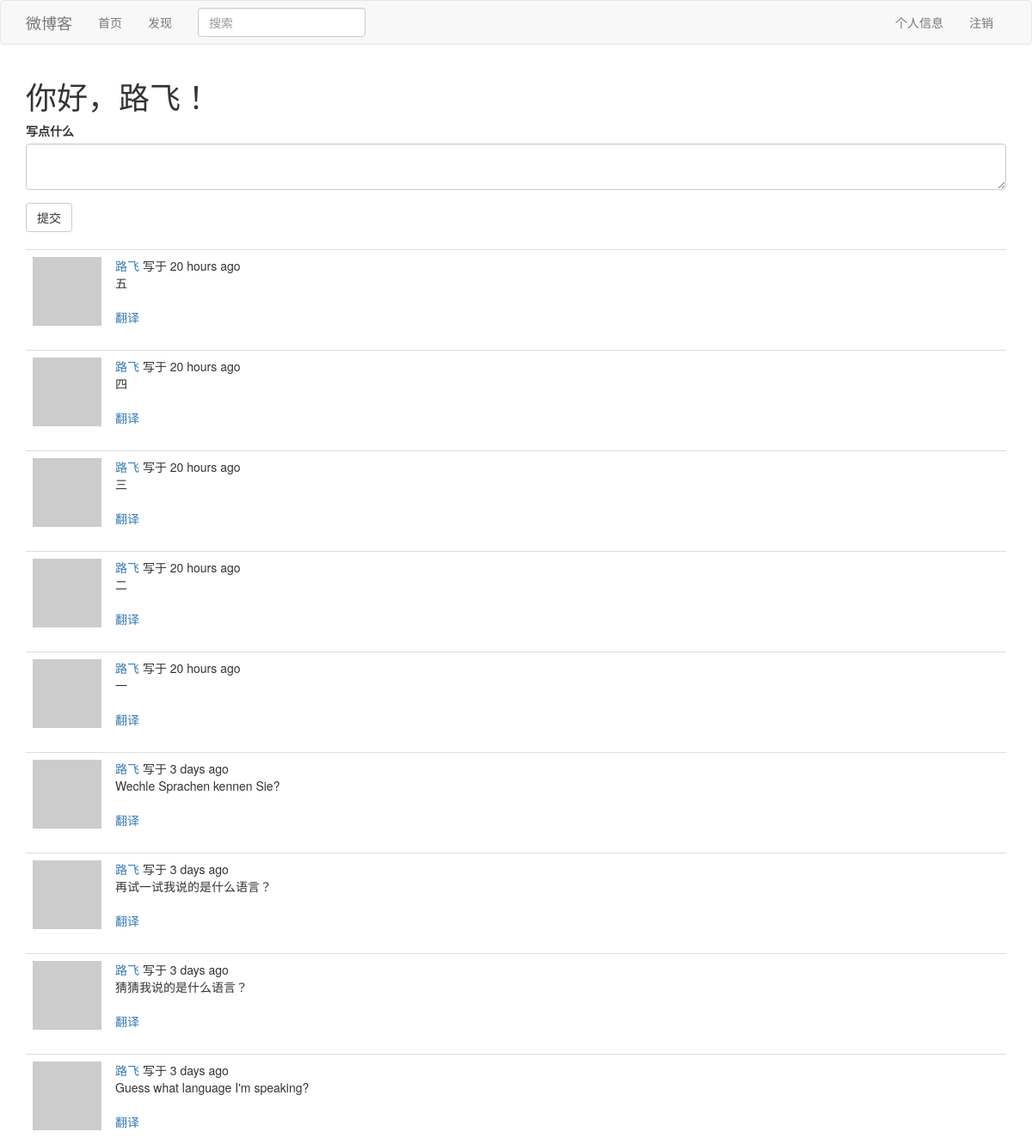
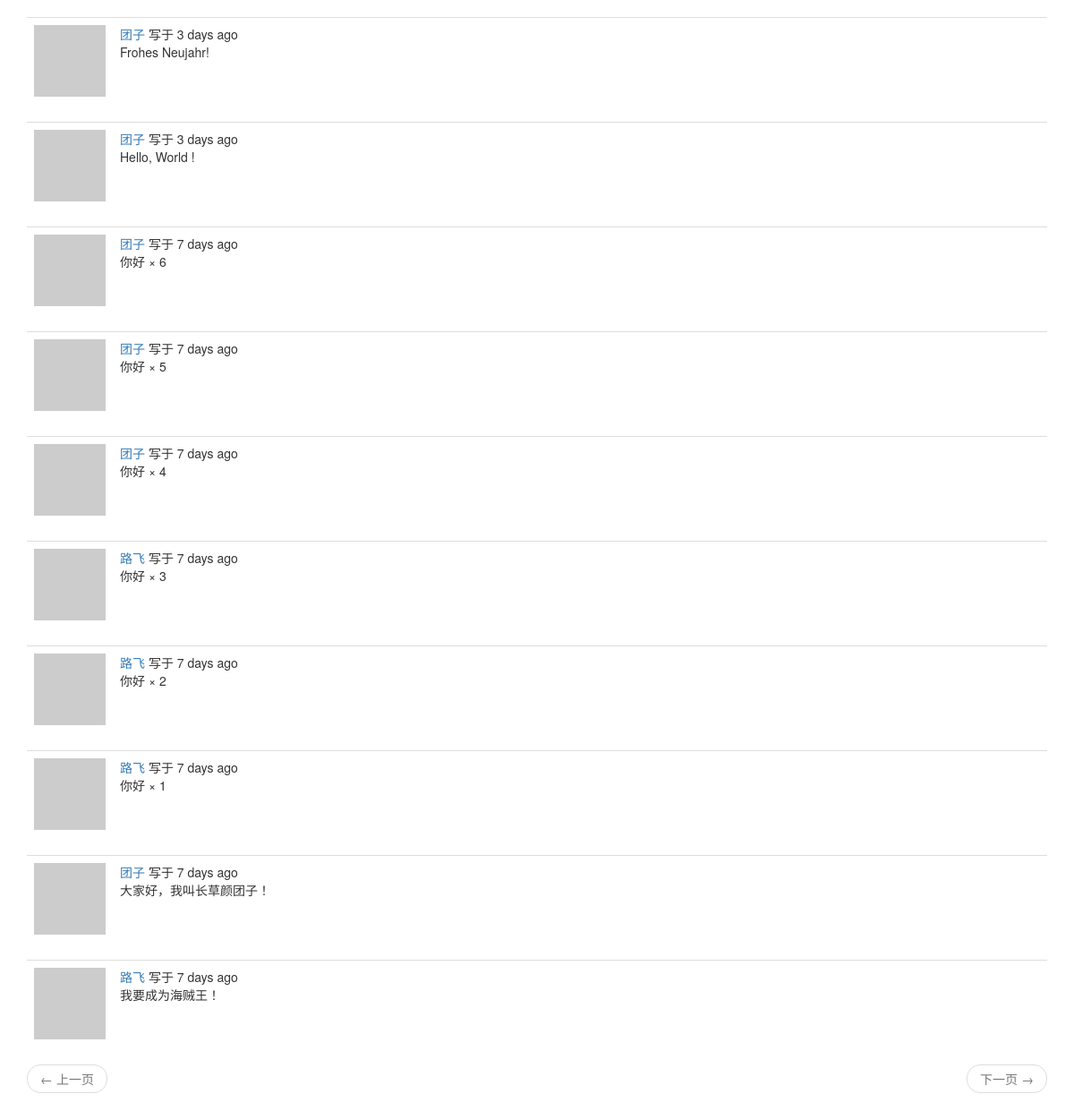
The app's page /index (signed in) with its own data (2 pictures, top to bottom).
### app/models.py (models this page shows, shortened)
class User(UserMixin, db.Model):
    id = db.Column(db.Integer, primary_key=True)
    username = db.Column(db.String(64), index=True, unique=True)
    email = db.Column(db.String(120), index=True, unique=True)
    password_hash = db.Column(db.String(128))
    posts = db.relationship('Post', backref='author', lazy='dynamic')
    about_me = db.Column(db.String(140))
    last_seen = db.Column(db.DateTime, default=datetime.utcnow)
    followed = db.relationship(
        'User', secondary=followers,
        primaryjoin=(followers.c.follower_id == id),
        secondaryjoin=(followers.c.followed_id == id),
        backref=db.backref('followers', lazy='dynamic'),
        lazy='dynamic')
    def avatar(self, size):
        digest = md5(self.email.lower().encode('utf-8')).hexdigest()
        return 'https://www.gravatar.com/avatar/{}?d=robohash&s={}'.format(
            digest, size)
    def followed_posts(self):
        followed = Post.query.join(
            followers, (followers.c.followed_id == Post.user_id)).filter(
            followers.c.follower_id == self.id)
        return followed.union(self.posts).order_by(Post.timestamp.desc())

class SearchableMixin(object):
    @classmethod
    def before_commit(cls, session):
        session._changes = {
            'add': list(session.new),
            'update': list(session.dirty),
            'delete': list(session.deleted)
        }
    @classmethod
    def after_commit(cls, session):
        for obj in session._changes['add']:
            if isinstance(obj, SearchableMixin):
                add_to_index(obj.__tablename__, obj)
        for obj in session._changes['update']:
            if isinstance(obj, SearchableMixin):
                add_to_index(obj.__tablename__, obj)
        for obj in session._changes['delete']:
            if isinstance(obj, SearchableMixin):
                remove_from_index(obj.__tablename__, obj)
        session._changes = None

class Post(SearchableMixin, db.Model):
    __searchable__ = ['body']
    id = db.Column(db.Integer, primary_key=True)
    body = db.Column(db.String(140))
    timestamp = db.Column(db.DateTime, index=True, default=datetime.utcnow)
    user_id = db.Column(db.Integer, db.ForeignKey('user.id'))
    language = db.Column(db.String(5))

### app/main/routes.py (the view, shortened to what this page needs)
@bp.route('/', methods=['GET', 'POST'])
@bp.route('/index', methods=['GET', 'POST'])
@login_required
def index():
    form = PostForm()
    page = request.args.get('page', 1, type=int)
    posts = current_user.followed_posts().paginate(
        page, current_app.config['POSTS_PER_PAGE'], False)
    next_url = url_for('main.index', page=posts.next_num) if posts.has_next else None
    prev_url = url_for('main.index', page=posts.prev_num) if posts.has_prev else None
    return render_template('index.html', title=_('首页'),
                           form=form, posts=posts.items,
                           next_url=next_url, prev_url=prev_url)

### app/main/forms.py
class SearchForm(FlaskForm):
    q = StringField(_l('搜索'), validators=[DataRequired()])
    def __init__(self, *args, **kwargs):
        if 'formdata' not in kwargs:
            kwargs['formdata'] = request.args
        if 'csrf_enabled' not in kwargs:
            kwargs['csrf_enabled'] = False
        super(SearchForm, self).__init__(*args, **kwargs)

class PostForm(FlaskForm):
    post = TextAreaField(_l('写点什么'), validators=[
        DataRequired(), Length(min=1, max=140)])
    submit = SubmitField(_l('提交'))

### app/main/routes.py (called while the page is built)
@bp.before_request
def before_request():
    if current_user.is_authenticated:
        current_user.last_seen = datetime.utcnow()
        db.session.commit()
        g.search_form = SearchForm()
    g.locale = str(get_locale())
    if g.locale == 'zh':
        g.locale = 'zh-cn'

### app/models.py (called while the page is built)
@login.user_loader
def load_user(id):
    return User.query.get(int(id))

### app/templates/index.html
{% extends 'base.html' %}
{% import 'bootstrap/wtf.html' as wtf %}
{% block app_content %}
    <h1>{{ _('你好，%(username)s！', username=current_user.username) }}</h1>
    {% if form %}
        {{ wtf.quick_form(form) }}
        <br/>
    {% endif %}
    {% for post in posts %}
        {% include '_post.html' %}
    {% endfor %}
    <nav aria-label="...">
        <ul class="pager">
            <li class="previous{% if not prev_url %} disabled{% endif %}">
                <a href="{{ prev_url or '#' }}">
                    <span aria-hidden="true">&larr;</span> {{ _('上一页') }}
                </a>
            </li>
            <li class="next{% if not next_url %} disabled{% endif %}">
                <a href="{{ next_url or '#' }}">
                    {{ _('下一页') }} <span aria-hidden="true">&rarr;</span>
                </a>
            </li>
        </ul>
    </nav>
{% endblock %}

### app/templates/_post.html (shortened to what this page needs)
<table class="table table-hover">
    <tr>
        <td width="70px">
            <a href="{{ url_for('main.user', username=post.author.username) }}">
                <img src="{{ post.author.avatar(36) }}">
            </a>
        </td>
        <td>
            {{ _('%(username)s 写于 %(when)s',
                    username=user_link,
                    when=moment(post.timestamp).fromNow()) }}
            <br/>
            <span id="post{{ post.id }}">{{ post.body }}</span>
            {% if post.language and post.language != g.locale %}
                {% if not g.locale.startswith(post.language) %}
                    <br/>
                    <br/>
                    <span id="translation{{ post.id }}">
                        <a href="javascript:translate(
                                    '#post{{ post.id }}',
                                    '#translation{{ post.id }}',
                                    '{{ post.language }}',
                                    '{{ g.locale }}');">
                            {{ _('翻译') }}
                        </a>
                    </span>
                {% endif %}
            {% endif %}
        </td>
</table>

### records on screen
Post: body "五"
Post: body "四"
Post: body "三"
Post: body "二"
Post: body "一"
Post: body "Wechle Sprachen kennen Sie?"
Post: body "再试一试我说的是什么语言？"
Post: body "猜猜我说的是什么语言？"
Post: body "Guess what language I'm speaking?"
Post: body "Frohes Neujahr!"
Post: body "Hello, World !"
Post: body "你好 × 6"
Post: body "你好 × 5"
Post: body "你好 × 4"
Post: body "你好 × 3"
Post: body "你好 × 2"
Post: body "你好 × 1"
Post: body "大家好，我叫长草颜团子！"
Post: body "我要成为海贼王！"
